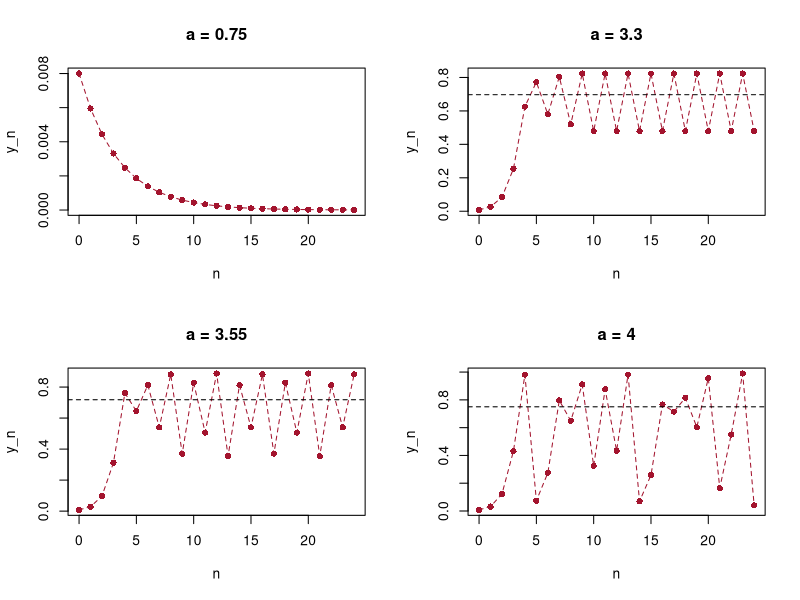

This figure's R source:
# Fig. 1.22: Parameter study of the logistic growth model (book, Section 1.3, Eq. 1.28)
# y_{n+1} = a y_n (1 - y_n) with y_0 = 0.008 and a = 0.75, 3.3, 3.55, 4
# (c) 2026 Philipp Kügler · Program for the book "Dynamical Systems in the Life Sciences" · MIT License (see LICENSE)
y0 <- 0.008; N <- 24
n <- 0:N
par(mfrow = c(2, 2))
for (a in c(0.75, 3.3, 3.55, 4)) {
  y <- numeric(N + 1)
  y[1] <- y0
  for (k in 1:N) y[k + 1] <- a * y[k] * (1 - y[k])
  plot(n, y, type = "o", lty = 2, pch = 16, col = rgb(0.64, 0.08, 0.18), xlab = "n", ylab = "y_n", main = sprintf("a = %g", a))
  if (a > 1) abline(h = 1 - 1/a, lty = 2)        # steady state 1 - 1/a
  cat(sprintf("a = %g:  y_21 ... y_24 =", a), sprintf("%.4g", y[22:25]), "\n")
}
